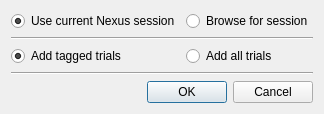
<?xml version="1.0" encoding="UTF-8"?>
<ui version="4.0">
 <class>Dialog</class>
 <widget class="QDialog" name="Dialog">
  <property name="geometry">
   <rect>
    <x>0</x>
    <y>0</y>
    <width>302</width>
    <height>107</height>
   </rect>
  </property>
  <property name="windowTitle">
   <string>Add session</string>
  </property>
  <layout class="QHBoxLayout" name="horizontalLayout">
   <item>
    <layout class="QGridLayout" name="gridLayout">
     <item row="4" column="0" colspan="3">
      <widget class="QDialogButtonBox" name="buttonBox">
       <property name="standardButtons">
        <set>QDialogButtonBox::Cancel|QDialogButtonBox::Ok</set>
       </property>
      </widget>
     </item>
     <item row="1" column="0" colspan="3">
      <widget class="Line" name="line">
       <property name="orientation">
        <enum>Qt::Horizontal</enum>
       </property>
      </widget>
     </item>
     <item row="2" column="1" colspan="2">
      <widget class="QRadioButton" name="rbAddAllTrials">
       <property name="text">
        <string>Add all trials</string>
       </property>
       <attribute name="buttonGroup">
        <string notr="true">buttonGroup_2</string>
       </attribute>
      </widget>
     </item>
     <item row="0" column="1" colspan="2">
      <widget class="QRadioButton" name="rbBrowseForSession">
       <property name="text">
        <string>Browse for session</string>
       </property>
       <attribute name="buttonGroup">
        <string notr="true">buttonGroup</string>
       </attribute>
      </widget>
     </item>
     <item row="2" column="0">
      <widget class="QRadioButton" name="rbAddTaggedTrials">
       <property name="text">
        <string>Add tagged trials</string>
       </property>
       <property name="checked">
        <bool>true</bool>
       </property>
       <attribute name="buttonGroup">
        <string notr="true">buttonGroup_2</string>
       </attribute>
      </widget>
     </item>
     <item row="0" column="0">
      <widget class="QRadioButton" name="rbUseCurrentNexusSession">
       <property name="text">
        <string>Use current Nexus session</string>
       </property>
       <property name="checked">
        <bool>true</bool>
       </property>
       <attribute name="buttonGroup">
        <string notr="true">buttonGroup</string>
       </attribute>
      </widget>
     </item>
     <item row="3" column="0" colspan="3">
      <widget class="Line" name="line_2">
       <property name="orientation">
        <enum>Qt::Horizontal</enum>
       </property>
      </widget>
     </item>
    </layout>
   </item>
  </layout>
 </widget>
 <resources/>
 <connections/>
 <buttongroups>
  <buttongroup name="buttonGroup"/>
  <buttongroup name="buttonGroup_2"/>
 </buttongroups>
</ui>
